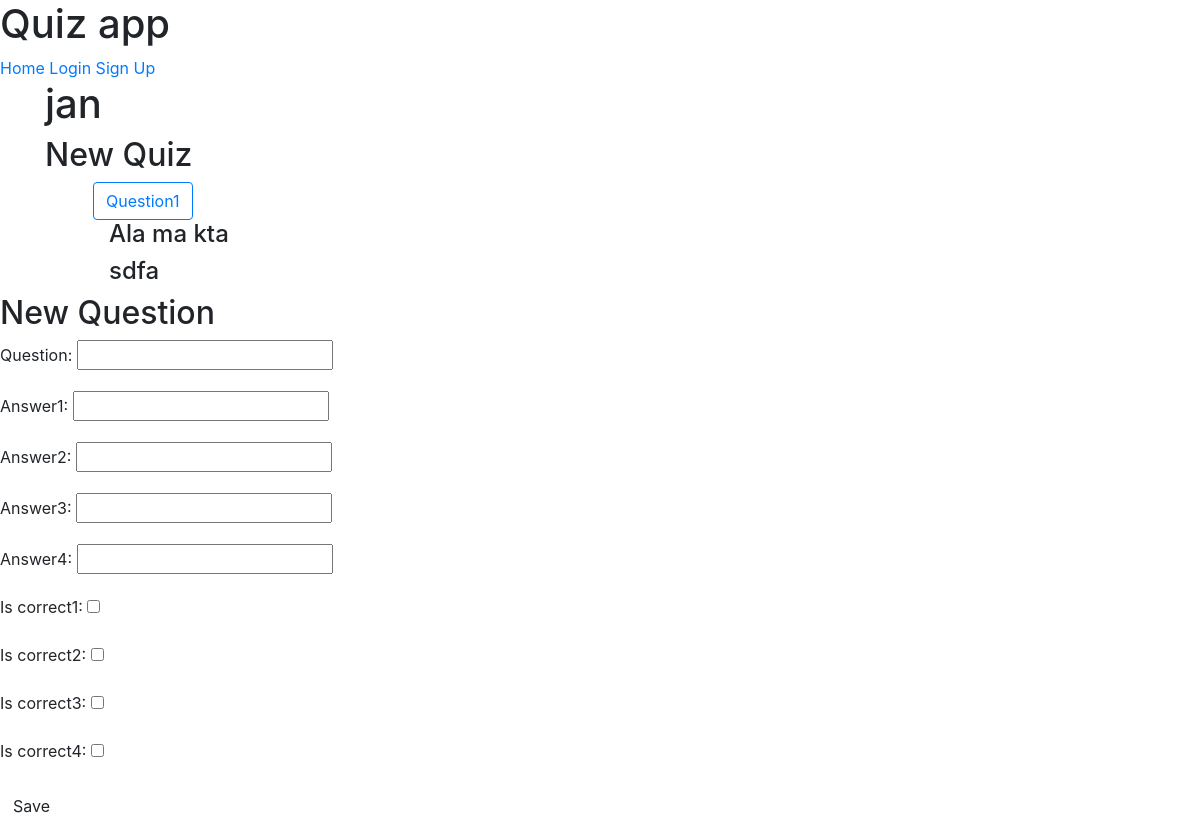
Before: /addquestion/8 with the older database file.
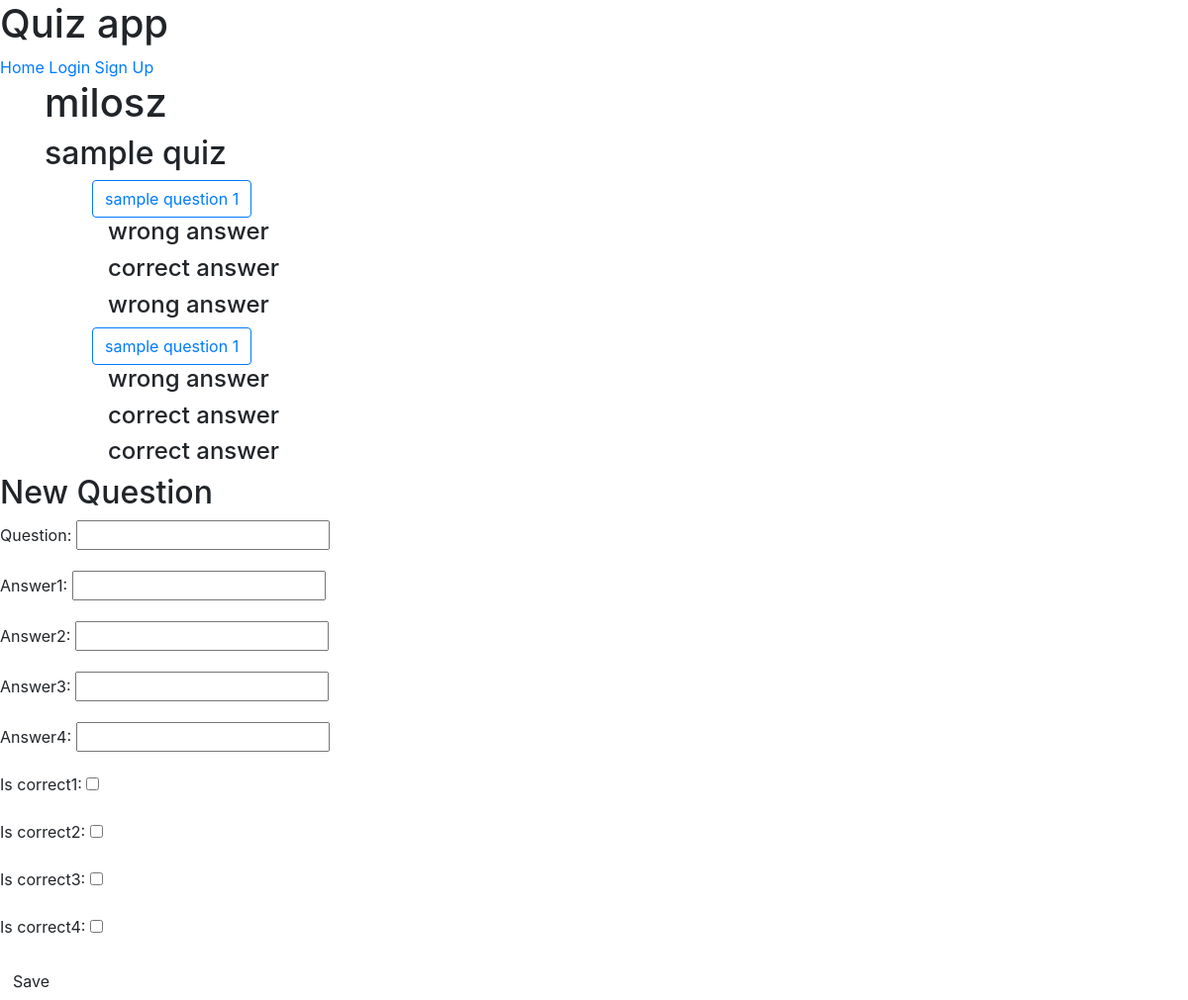
After: the same page with the newer database file.
### quiz/models.py (models this page shows, shortened)
class Quiz(models.Model):
    author = models.ForeignKey(User, null=True, on_delete=models.SET_NULL)
    title = models.CharField(max_length=100)
    is_active = models.BooleanField(default=False)
    is_editable = models.BooleanField(default=True)

class Question(models.Model):
    quiz = models.ForeignKey(Quiz, on_delete=models.CASCADE)
    question = models.TextField()

class Answer(models.Model):
    question = models.ForeignKey(Question, on_delete=models.CASCADE)
    answer = models.TextField()
    is_correct = models.BooleanField(default=False)

### quiz/views.py (the view)
# urls.py: path('addquestion/<int:quizid>', views.addQuestion, name='Quiz-AddQuestion'),
def addQuestion(request, quizid):
    quiz = Quiz.objects.get(pk=quizid)
    if request.method == "POST":
        form = QuestionForm(request.POST)
        if form.is_valid():
            q = quiz.question_set.create(
                question=form.cleaned_data['question'])
            a1 = q.answer_set.create(
                answer=form.cleaned_data['answer1'], is_correct=form.cleaned_data['is_correct1'])
            a2 = q.answer_set.create(
                answer=form.cleaned_data['answer2'], is_correct=form.cleaned_data['is_correct2'])
            q.save()
            a1.save()
            a2.save()
            if form.cleaned_data['answer3']:
                a3 = q.answer_set.create(
                    answer=form.cleaned_data['answer3'], is_correct=form.cleaned_data['is_correct3'])
                a3.save()
            if form.cleaned_data['answer4']:
                a4 = q.answer_set.create(
                    answer=form.cleaned_data['answer4'], is_correct=form.cleaned_data['is_correct4'])
                a4.save()
            form = QuestionForm()
        else:
            error_msg = form.errors.get('no_correct_answer', None)
            if error_msg is not None:
                messages.error(request, error_msg)
    else:
        form = QuestionForm()
    context = {
        'form': form,
        'quiz': Quiz.objects.get(pk=quizid),
        'questions': Quiz.objects.get(pk=quizid).question_set.all()
    }
    return render(request, 'quiz/addquestion.html', context)

### quiz/forms.py (shortened to what this page needs)
class QuestionForm(forms.Form):
    question = forms.CharField(required=True)
    answer1 = forms.CharField(required=True)
    answer2 = forms.CharField(required=True)
    answer3 = forms.CharField(required=False)
    answer4 = forms.CharField(required=False)
    is_correct1 = forms.BooleanField(required=False)
    is_correct2 = forms.BooleanField(required=False)
    is_correct3 = forms.BooleanField(required=False)
    is_correct4 = forms.BooleanField(required=False)

### quiz/templates/quiz/addquestion.html (shortened to what this page needs)
{% extends 'quiz/base.html' %}
{% block content %}
    <div class="container">
        <h1>{{ quiz.author }}</h1>
        <h2>{{ quiz.title }}</h2>
        <div class="ml-5">
            {% for question in questions %}
                <a href="/question/{{ question.id }}" class="btn btn-outline-primary">{{ question.question }}</a>
                <div class="ml-3">
                    {% for answer in question.answer_set.all %}
                        <h4>{{ answer.answer }}</h4>
                    {% endfor %}
                </div>
            {% endfor %}
        </div>
    </div>
    <h2>New Question</h2>
    <form method="POST" class="post-form">
        {{ form.as_p }}
        <button type="submit" class="save btn btn-default">Save</button>
    </form>
{% endblock %}

Changed rows visible on the page:
changed Quiz: author "jan" → "milosz"; title "New Quiz" → "sample quiz"
changed Question (number 1 of 2 on the later page): gains Answer (answer "wrong answer"); question "Question1" → "sample question 1"
changed Answer (number 1 of 6 on the later page): answer "Ala ma kta" → "wrong answer"
changed Answer (number 2 of 6 on the later page): answer "sdfa" → "correct answer"
now on this page (row edited): Question: question "sample question 1"
now on this page (row edited): Answer: answer "wrong answer", shown under "sample question 1"
now on this page (row edited): Answer: answer "correct answer", shown under "sample question 1"
now on this page (row edited): Answer: answer "correct answer", shown under "sample question 1"
